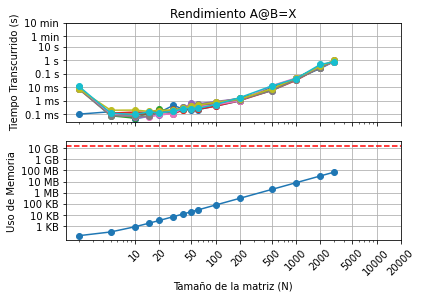

Here is the Python script that generated this plot:
# -*- coding: utf-8 -*-
"""
Created on Mon Aug 10 10:15:34 2020

@author: Ale
"""

from time import perf_counter
import matplotlib.pyplot as plt
import sys
from numpy import zeros, float32
import numpy as np


from scipy import linalg

def matriz_laplaciana(N, dtype=float32):
    
    Matrizlp = zeros((N,N), dtype=np.half)
    
    for i in range (N):
        
        for j in range (N):
            
            if i==j:
                Matrizlp[i,j]=2
                
            if i+1==j:
                Matrizlp[i,j]=-1
                
            if i-1==j:
                Matrizlp[i,j]=-1
                
    return Matrizlp

Tamañodelamatriz = [2,5,10,15,20,30,40,50,60,100,200,500,1000,2000,3000]
    
dt = []
memoria = []
    
Cantidadcorridas = 10


for numerocorrida in range(Cantidadcorridas):
    
    corrida = open(f"Corrida{numerocorrida}.txt","w")
    
    for N in Tamañodelamatriz:
        
         a=matriz_laplaciana(N,dtype=float32)

         t1 = perf_counter()
    
         X = linalg.inv(a,overwrite_a=False)

         t2 = perf_counter()
    
         deltatiempo = t2 - t1
    
         memoria1 = (sys.getsizeof(a))
    
         print(f"Para un N = {N}")
    
         print(f"El tiempo entre ambos es {deltatiempo} s")
    
         print(f"La memoria utilizada es de {memoria1} bytes")
         print("--------------------------------------")
         
         dt.append(deltatiempo)
         memoria.append(memoria1)
         
         corrida.write(f"{N} {deltatiempo} {memoria1}\n")
         corrida.flush()

plt.figure()

plt.subplot(2,1,1)

x = [10,20,50,100,200,500,1000,2000,5000,10000,20000]    
y1 = [0.1e-3,1e-3,1e-2,0.1,1.,10.,60,60*10,]
yl = ["0.1 ms","1 ms","10 ms","0.1 s","1 s","10 s","1 min","10 min"]
y2 = [10**3,10**4,10**5,10**6,10**7,10**8,10**9,10**10,]
yt = ["1 KB","10 KB","100 KB","1 MB","10 MB","100 MB","1 GB","10 GB","100 GB"]

for i in range(Cantidadcorridas):
    
    memoriausada=[]
    tiempos = []
    archivos = (f"Corrida{i}.txt")
    apertura = open(archivos,'r')
    todas_las_lineas = apertura.readlines()
    
    for j in range(len(Tamañodelamatriz)):
        
        fila = []
        fila.append(todas_las_lineas[j])
        fila = fila[0].split(" ")
        tiempos.append(float(fila[1]))
        memoriausada.append(int(fila[2]))
        
    apertura.close()
    plt.loglog(Tamañodelamatriz,tiempos,"-o")


plt.xticks(x,[])
plt.yticks(y1,yl)
plt.grid(True) 
plt.ylabel("Tiempo Transcurrido (s)")
plt.title("Rendimiento A@B=X")   

plt.subplot(2,1,2)
plt.loglog(Tamañodelamatriz,memoriausada,"-o") 
plt.xticks(x,x,rotation=45)
plt.grid(True) 
plt.yticks(y2,yt)
plt.ylabel("Uso de Memoria")
plt.xlabel("Tamaño de la matriz (N)")
plt.axhline(y=16000000000, xmin=0.001, xmax=0.9999,color="red",ls="--")

plt.show()
